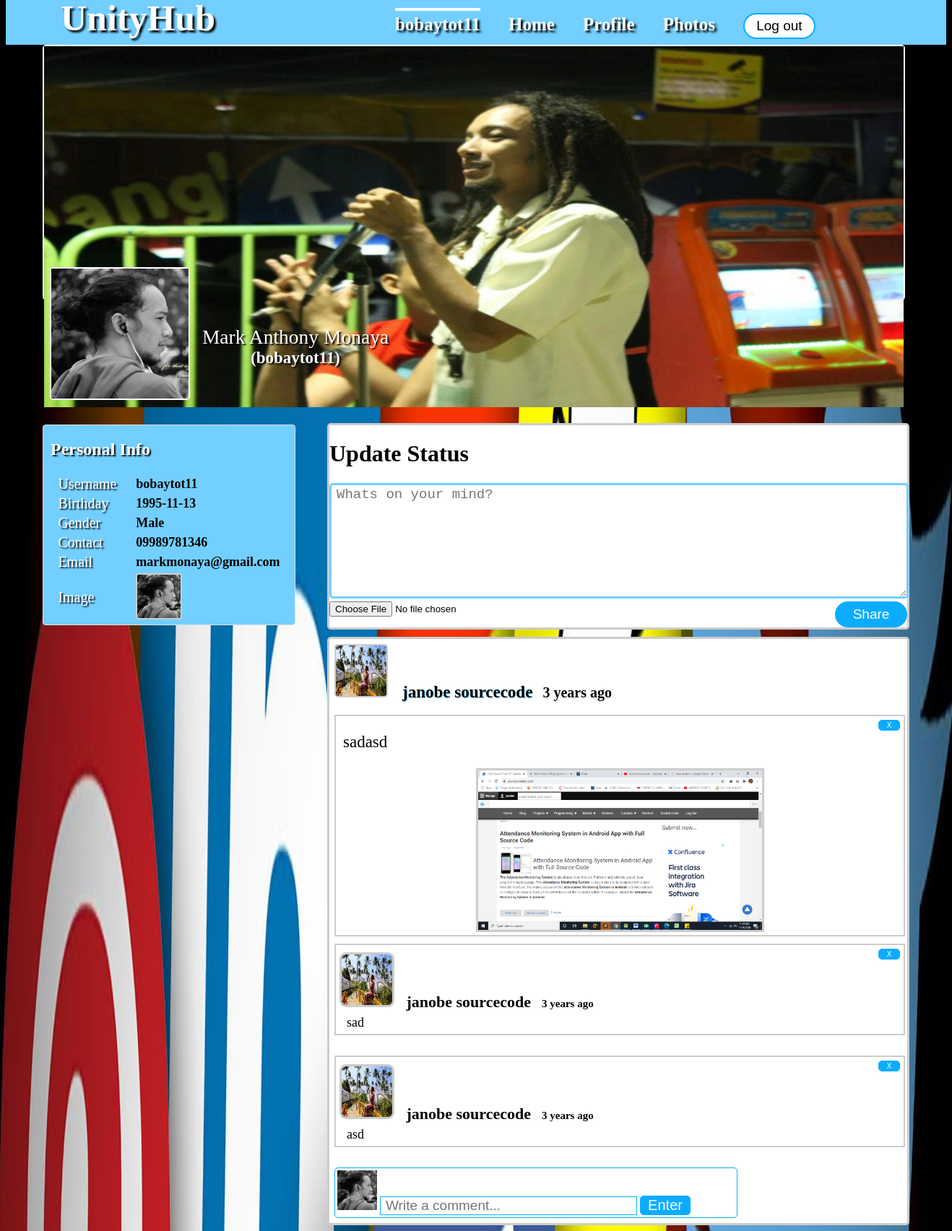
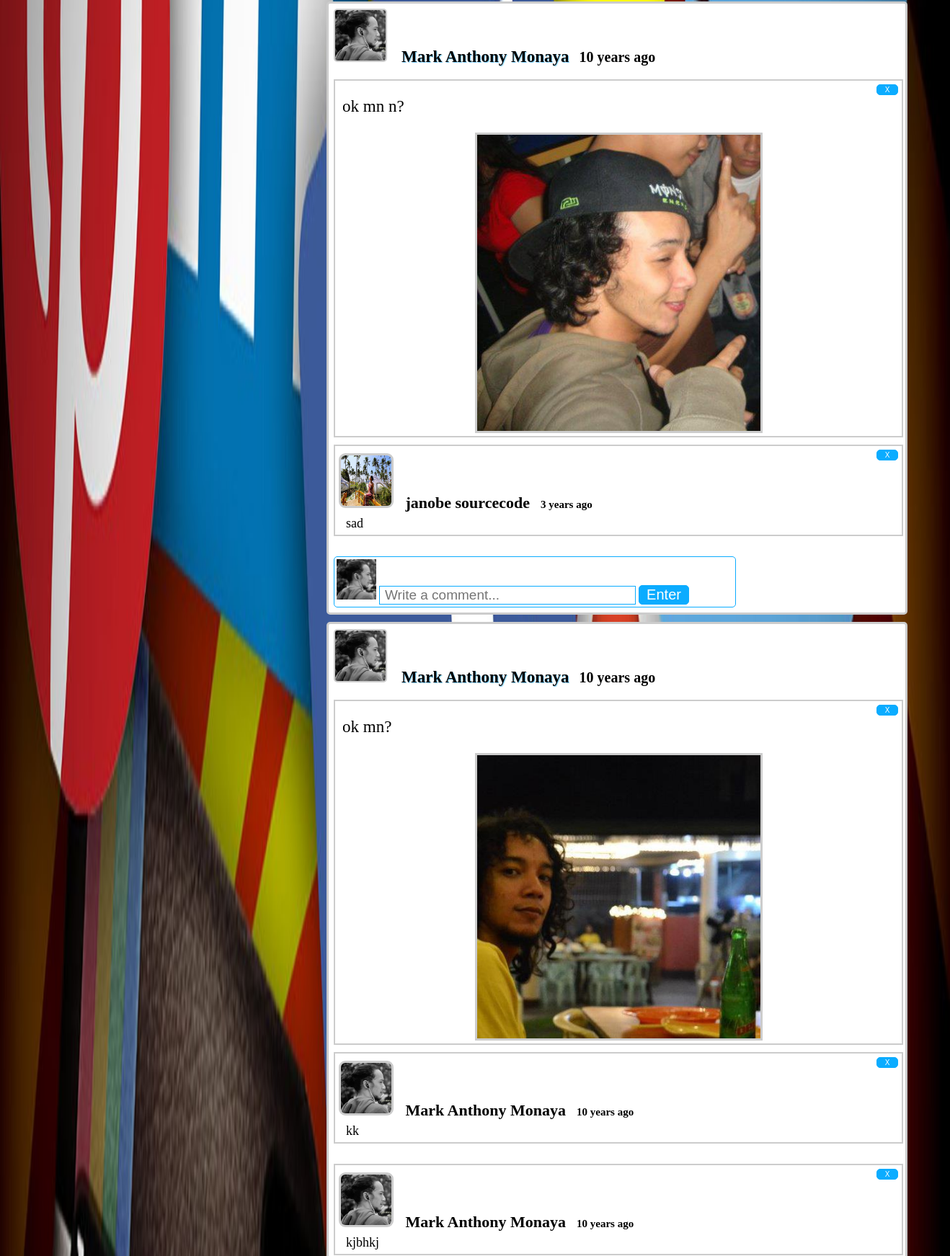
Page /timeline.php (signed in, upper part) on the committed database (2 pictures, top to bottom).
### tables this page shows
CREATE TABLE `user` (
  `user_id` int(100) NOT NULL,
  `firstname` varchar(100) NOT NULL,
  `lastname` varchar(100) NOT NULL,
  `username` varchar(100) NOT NULL,
  `username2` varchar(100) NOT NULL,
  `birthday` varchar(100) NOT NULL,
  `gender` varchar(100) NOT NULL,
  `number` varchar(100) NOT NULL,
  `email` varchar(100) NOT NULL,
  `email2` varchar(100) NOT NULL,
  `password` varchar(100) NOT NULL,
  `password2` varchar(100) NOT NULL,
  `profile_picture` varchar(100) NOT NULL,
  `cover_picture` varchar(100) NOT NULL
);

CREATE TABLE `post` (
  `post_id` int(100) NOT NULL,
  `user_id` varchar(100) NOT NULL,
  `post_image` varchar(100) NOT NULL,
  `content` varchar(100) NOT NULL,
  `created` varchar(100) NOT NULL
);

CREATE TABLE `comments` (
  `comment_id` int(100) NOT NULL,
  `post_id` varchar(100) NOT NULL,
  `user_id` varchar(100) NOT NULL,
  `name` varchar(100) NOT NULL,
  `content_comment` varchar(100) NOT NULL,
  `image` varchar(100) NOT NULL,
  `created` varchar(100) NOT NULL
);

### session.php (called while the page is built, shortened)
<?php
include("includes/database.php");
$id = $_SESSION['id'];
$query=mysqli_query ($con,"SELECT * FROM user WHERE user_id ='$id'");
$row=mysqli_fetch_array($query);
$firstname=$row['firstname'];
$lastname=$row['lastname'];
$username=$row['username'];
?>

### timeline.php (the view, shortened to what this page needs)
<?php
function time_stamp($session_time)
{
$time_difference = time() - $session_time ;
$seconds = $time_difference ;
$minutes = round($time_difference / 60 );
$hours = round($time_difference / 3600 );
$days = round($time_difference / 86400 );
$weeks = round($time_difference / 604800 );
$months = round($time_difference / 2419200 );
$years = round($time_difference / 29030400 );
if($seconds <= 60)
{
echo"$seconds seconds ago";
}
else
{
if($years==1)
   {
   echo"one year ago";
   }
  else
  {
  echo"$years years ago";
  }
}
}
?>
<!DOCTYPE html>
<html>
	<head>
		<link rel="stylesheet" type="text/css" href="css/timeline.css">
	</head>
<body>
<?php include ('session.php');?>
	<div id="header">
		<div class="head-view">
			<ul>
				<li><a href="home.php" title="UnityHub"><b>UnityHub</b></a></li>
				<li><a href="timeline.php" title="<?php echo $username ?>"><label class="active"><?php echo $username ?></label></a></li>
				<li><a href="home.php" title="Home"><label>Home</label></a></li>
				<li><a href="profile.php" title="Home"><label>Profile</label></a></li>
				<li><a href="photos.php" title="Settings"><label>Photos</label></a></li>
				<li><a href="logout.php" title="Log out"><button class="btn-sign-in" value="Log out">Log out</button></a></li>
			</ul>
		</div>
	</div>
	<div id="container">
		<div id="clip2">
				<a href="updatecover.php" title="Change Cover Photo"><img src="<?php echo $row['cover_picture'] ?>"></a>
		</div>
		<div id="left-nav">
				<div class="clip1">
				<a href="updatephoto.php" title="Change Profile Picture"><img src="<?php echo $row['profile_picture'] ?>"></a>
				</div>
				<div class="user-details">
					<label><?php echo $firstname ?>&nbsp;<?php echo $lastname ?></label>
					<br />
					<b>(<?php echo $username ?>)</b>
				</div>
		</div>
		<div id="right-nav">
			<h1>Update Status</h1>
	<div>
			<form method="post" enctype="multipart/form-data">
				<textarea placeholder="Whats on your mind?" name="content" class="post-text" required></textarea>
				<input type="file" name="image">
				<button class="btn-share" name="Submit" value="Log out">Share</button>
			</form>
	</div>
		</div>
<?php
	include("includes/database.php");
			$query=mySQLi_query($con,"SELECT * from user where user_id='$id' order by user_id DESC");
			while($row=mySQLi_fetch_array($query)){
				$id = $row['user_id'];
?>
		<div id="left-nav1">
			<h2>Personal Info</h2>
			<table>
				<tr>
					<td><label>Username</label></td>
					<td width="20"></td>
					<td><b><?php echo $row['username']; ?></b></td>
				</tr>
				<tr>
					<td><label>Birthday</label></td>
					<td width="20"></td>
					<td><b><?php echo $row['birthday']; ?></b></td>
				</tr>
				<tr>
					<td><label>Gender</label></td>
					<td width="20"></td>
					<td><b><?php echo $row['gender']; ?></b></td>
				</tr>
				<tr>
					<td><label>Contact</label></td>
					<td width="20"></td>
					<td><b><?php echo $row['number']; ?></b></td>
				</tr>
				<tr>
					<td><label>Email</label></td>
					<td width="20"></td>
					<td><b><?php echo $row['email']; ?></b></td>
				</tr>
				<tr>
					<td><label>Image</label></td>
					<td width="20"></td>
					<td><img src="<?php echo $row['profile_picture']; ?>"></td>
				</tr>
			</table>
		</div>
<?php
}
?>
<?php
	include("includes/database.php");
			$query=mySQLi_query($con,"SELECT * from post LEFT JOIN user on user.user_id = post.user_id order by post_id DESC");
			while($row=mySQLi_fetch_array($query)){
				$posted_by = $row['firstname']." ".$row['lastname'];
				$location = $row['post_image'];
				$profile_picture = $row['profile_picture'];
				$time=$row['created'];
				$post_id = $row['post_id'];
?>
		<div id="right-nav1">
			<div class="profile-pics">
			<img src="<?php echo $profile_picture ?>">
			<b><?php echo $posted_by ?></b>
			<strong><?php echo $time = time_stamp($time); ?></strong>
			</div>
		<br />
			<div class="post-content">
			<div class="delete-post">
			<a href="delete_post.php<?php echo '?id='.$post_id; ?>" title="Delete your post"><button class="btn-delete">X</button></a>
			</div>
			<p><?php echo $row['content']; ?></p>
		<center>
			<img src="<?php echo $location ?>">
		</center>
			</div>
<?php
	include("includes/database.php");
			$comment=mySQLi_query($con,"SELECT * from comments where post_id='$post_id' order by post_id DESC") or die(mySQL_error());
			while($row=mySQLi_fetch_array($comment)){
			$comment_id=$row['comment_id'];
			$time=$row['created'];
?>
			<div class="comment-display"<?php echo $comment_id ?>>
					<div class="delete-post">
					<a href="delete_comment.php<?php echo '?id='.$comment_id; ?>" title="Delete your comment"><button class="btn-delete">X</button></a>
					</div>
				<div class="user-comment-name"><img src="<?php echo $row['image']; ?>">&nbsp;&nbsp;&nbsp;<?php echo $row['name']; ?><b class="time-comment"><?php echo $time = time_stamp($time); ?></b></div>
				<div class="comment"><?php echo $row['content_comment']; ?></div>
			</div>
			<br />
<?php
}
?>
		 <form  method="POST">
			<div class="comment-area">
						<?php $image=mysqli_query($con,"select * from user where user_id='$id'")or die(mysql_error());
							while($row=mysqli_fetch_array($image)){
							?>
						<img src="<?php echo $row['profile_picture']; ?>" width="50" height="50">
						<?php } ?>
			<input type="text" name="content_comment" placeholder="Write a comment..." class="comment-text">
			<input type="submit" name="post_comment" value="Enter" class="btn-comment">
			</div>
		</form>
		</div>
	<?php
	}
	?>
	</div>
</body>
</html>

### rows in the picture
user: username "bobaytot11", cover_picture (picture), profile_picture (picture), firstname "Mark Anthony", lastname "Monaya", birthday "1995-11-13", gender "Male", number "09989781346", email "markmonaya@gmail.com"
post: user.profile_picture (picture), user.lastname "janobe sourcecode", content "sadasd", post_image (picture)
comments: image (picture), name "janobe sourcecode", content_comment "sad"
comments: image (picture), name "janobe sourcecode", content_comment "asd"
post: user.profile_picture (picture), user.lastname "Mark Anthony Monaya", content "ok mn n?", post_image (picture)
comments: image (picture), name "janobe sourcecode", content_comment "sad"
post: user.profile_picture (picture), user.lastname "Mark Anthony Monaya", content "ok mn?", post_image (picture)
comments: image (picture), name "Mark Anthony Monaya", content_comment "kk"
comments: image (picture), name "Mark Anthony Monaya", content_comment "kjbhkj"
